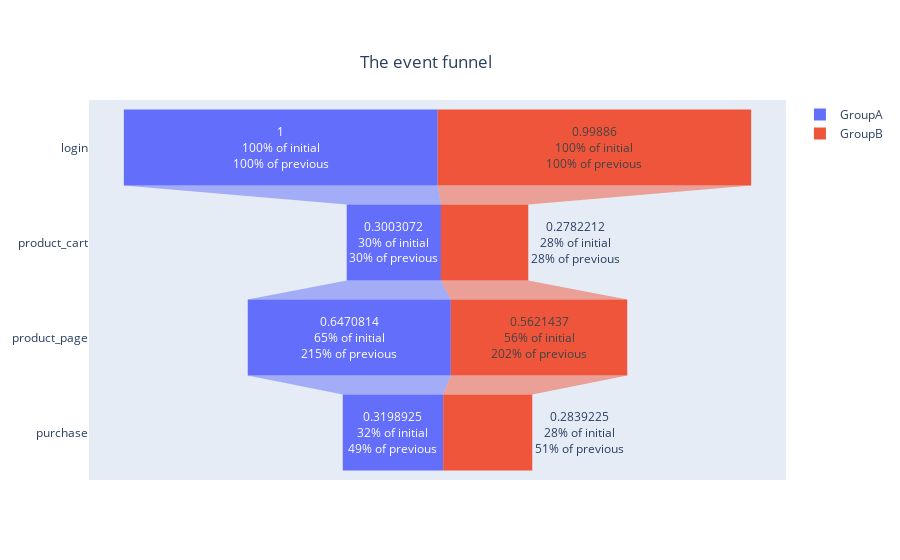

The notebook cell saved with this chart:
### Code cell
#plot the event funnels of each group
dfA=final_recommender[final_recommender['group']=='A'].groupby('event_name')\
.agg({'user_id':'nunique'})/final_recommender[final_recommender['group']=='A']\
['user_id'].nunique()

dfB=final_recommender[final_recommender['group']=='B'].groupby('event_name')\
.agg({'user_id':'nunique'})/final_recommender[final_recommender['group']=='B']\
['user_id'].nunique()


fig = go.Figure()

fig.add_trace(go.Funnel(
    name = 'GroupA',
    y = dfA.index,
    x = dfA['user_id'],
    textinfo = "value+percent initial+percent previous"))

fig.add_trace(go.Funnel(
    name = 'GroupB',
    y = dfB.index,
    x = dfB['user_id'],
    textinfo = "value+percent initial+percent previous"))

fig.update_layout(
    title={ 'text': "The event funnel",
            'y':0.9, 'x':0.4,
            'xanchor': 'left',
            'yanchor': 'top'},
)


fig.show()

### Figure 1 — Plotly figure (JSON) as saved in the notebook; plotly's stock layout.template omitted (floating-point values rounded to 4 significant figures)
{"data": [{"name": "GroupA", "textinfo": "value+percent initial+percent previous", "type": "funnel", "x": [1, 0.3003, 0.6471, 0.3199], "y": ["login", "product_cart", "product_page", "purchase"]}, {"name": "GroupB", "textinfo": "value+percent initial+percent previous", "type": "funnel", "x": [0.9989, 0.2782, 0.5621, 0.2839], "y": ["login", "product_cart", "product_page", "purchase"]}], "layout": {"title": {"text": "The event funnel", "x": 0.4, "xanchor": "left", "y": 0.9, "yanchor": "top"}}}
